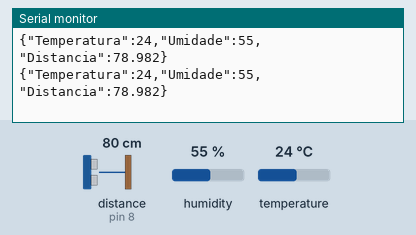
A sketch run on a simulated Arduino Uno, built with avr-gcc and run on an emulated ATmega328P. Parts: the last lines printed to the serial monitor. Wiring (inferred from the names in the program): ultrasonic range finder: trigger pin 7; echo pin 8. Inputs (shaded band) come from the test bench; at power-on: distance to the obstacle (sensor on pin 8) 80 cm, humidity 55 %, temperature 24 °C. The echo pulse lasts 58.3 µs per cm.

Above: at 2.8 s.
2.9 s: distance to the obstacle (sensor on pin 8) set to 2 cm
At 5.3 s:
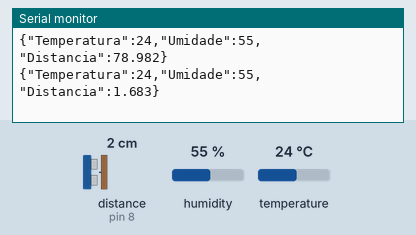
5.6 s: humidity set to 22 %
At 6.6 s:
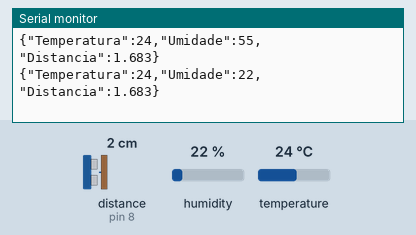
8.3 s: temperature set to 12 °C
At 8.3 s:
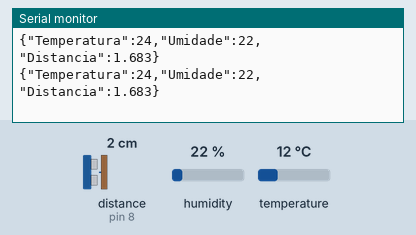
11.0 s: distance to the obstacle (sensor on pin 8) set to 4 cm
At 13.0 s:
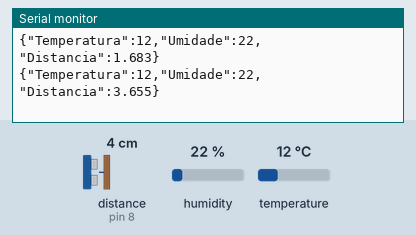
13.7 s: humidity set to 40 %
At 15.5 s:
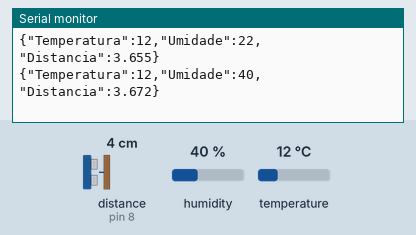
Timing chart, 0 to 17.0 s (numbered marks = the images above; inputs shaded):
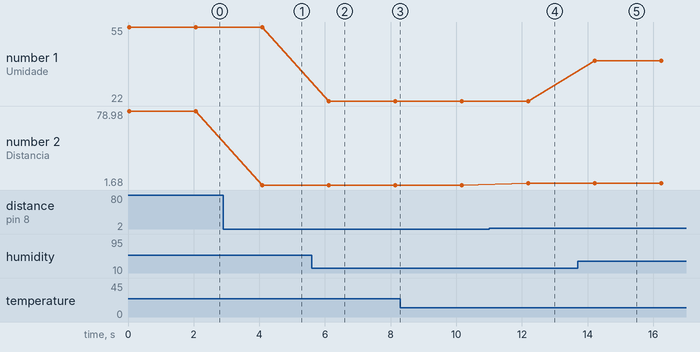

The sketch:

sketch_feb20a.ino
```cpp
#include <DHT.h>
#include <ArduinoJson.h>

#define DHTPIN 2
#define DHTTYPE DHT11
#define TRIG 7
#define ECHO 8

DHT dht(DHTPIN, DHTTYPE);

void setup() {
  Serial.begin(9600);
  dht.begin();

  pinMode(TRIG, OUTPUT);
  pinMode(ECHO, INPUT);
}

void loop() {
  float temp = readTemperature();
  float umi = readHumidity();
  float dist = readDistance();

  StaticJsonDocument<200> json;

  json["Temperatura"] = temp;
  json["Umidade"] = umi;
  json["Distancia"] = dist;

  serializeJson(json, Serial);
  Serial.println(); // Quebra de linha para facilitar a leitura
  delay(2000); // Aguarda 2 segundos entre leituras
}

float readTemperature() {
  return dht.readTemperature();
}

float readHumidity() {
  return dht.readHumidity();
}

float readDistance() {
  digitalWrite(TRIG, LOW);
  delayMicroseconds(2);
  digitalWrite(TRIG, HIGH);
  delayMicroseconds(10);
  digitalWrite(TRIG, LOW);

  long duration = pulseIn(ECHO, HIGH);
  float distance = duration * 0.034 / 2; // Converte para cm
  return distance;
}
```

Measured:
- after the input at 2.9 s, the serial monitor: prints a new line after 1.2 s (image 1)
- after the input at 5.6 s, the serial monitor: prints a new line after 0.52 s (image 2)
- after the input at 11.0 s, the serial monitor: prints a new line after 1.2 s (image 4)
- after the input at 13.7 s, the serial monitor: prints a new line after 0.52 s (image 5)
- plotted number 1: 55 → 22 after the input at 5.6 s, 22 → 40 after the input at 13.7 s
- plotted number 2: 78.98 → 1.68 after the input at 2.9 s, 1.68 → 3.65 after the input at 11.0 s, 3.65 → 3.67 after the input at 13.7 s
